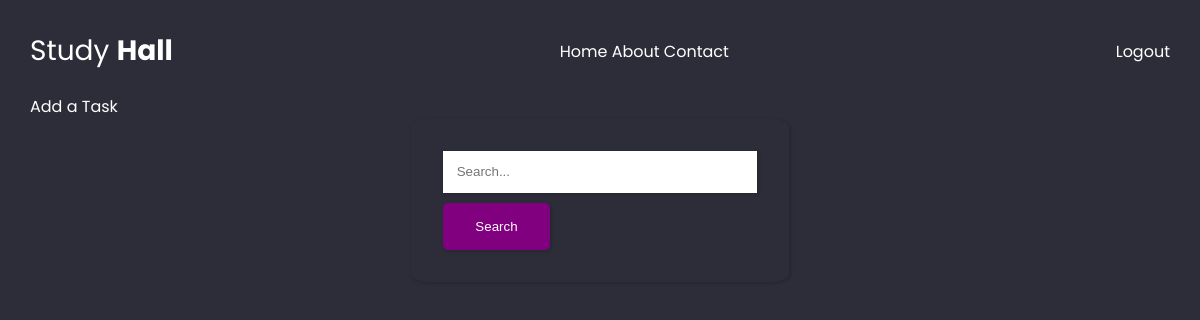
/tasks/ (signed in), run on an earlier commit of the app's database.
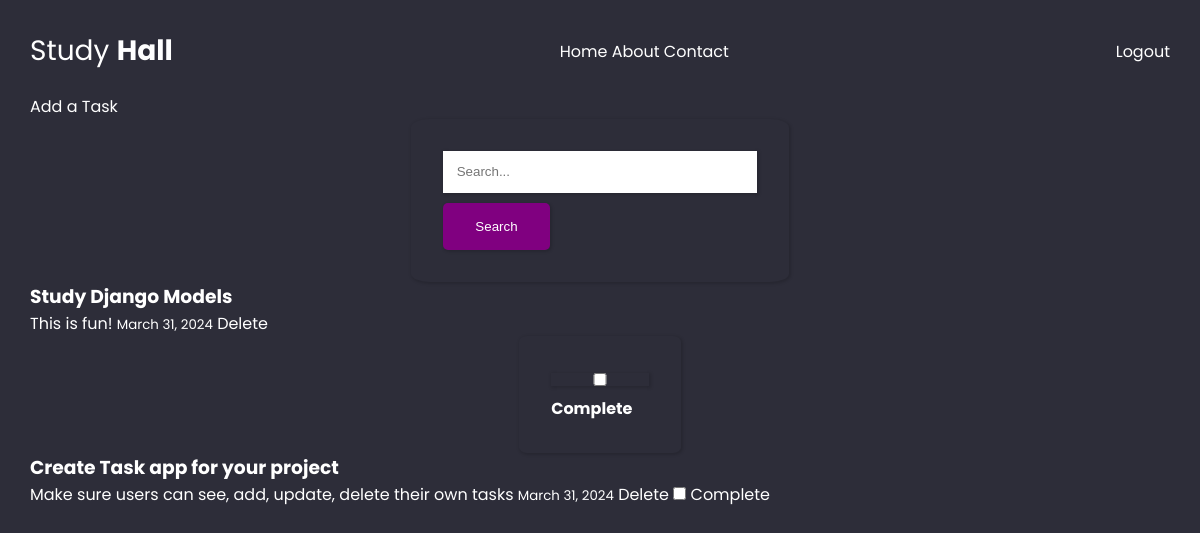
And on a later commit of the database.
### tasks/models.py (models this page shows, shortened)
class Tasks(models.Model):
    user = models.ForeignKey(User, on_delete=models.CASCADE)
    title = models.CharField(max_length=200)
    description = models.TextField(null=True, blank=True)
    due_date = models.DateField()
    created_on = models.DateTimeField(auto_now_add=True)
    complete = models.BooleanField(default=False)

### tasks/views.py (the view)
# urls.py: path('tasks/', TasksView.as_view(), name='tasks'),
class TasksView(LoginRequiredMixin, ListView):
    model = Tasks
    template_name = 'tasks/task-dashboard.html'
    login_url = reverse_lazy('login')
    def get_queryset(self):
        query = self.request.GET.get('q')
        if query:
            return Tasks.objects.filter(
                Q(title__icontains=query) |
                Q(description__icontains=query)
            )
        else:
            return Tasks.objects.all().order_by('-due_date')
    def get_context_data(self, **kwargs):
        context = super().get_context_data(**kwargs)
        tasks = context['object_list'].filter(user=self.request.user) # gets the tasks for specific logged in user
        context['tasks'] = tasks
        context['count'] = tasks.filter(complete=False).count() # Counts the number of incomplete tasks
        return context

### tasks/templates/tasks/task-dashboard.html (shortened to what this page needs)
{% extends 'StudyHall/index.html' %}
{% block content %}
<a href="{% url 'create-task' %}">Add a Task</a>
 <form class="search-bar method="GET" action="{% url 'tasks' %}">
    <input type="text" name="q" placeholder="Search...">
    <button type="submit">Search</button>
</form>
{% for task in tasks %}
    <div>
        <h3> <a href="{% url 'update-task'  task.id %}">{{task.title}}</a></h3>
        {{task.description}}
        <small>{{task.due_date}}</small>
        <a href="{% url 'delete-task' task.id %}">Delete</a>
        <form method="post" action="">
            <input type="checkbox" name="complete" {% if task.complete %}checked{% endif %}>
            <label for="complete">Complete</label>
    </div>
{% endfor %}
{% endblock %}

### StudyHall/templates/StudyHall/index.html (shortened to what this page needs)
{% load static %}
<!DOCTYPE html>
<html lang="en">
<head>
    <link rel="stylesheet" href="{% static '/styles/main.css' %}">
    <link rel="stylesheet" href="https://cdnjs.cloudflare.com/ajax/libs/font-awesome/4.7.0/css/font-awesome.min.css">
</head>
<body>
    <section class="nav-container">
        <nav class="nav-bar">
            <div class="logo"><a href="{% url 'home' %}">Study <span><strong>Hall</strong> </span> </a></div>
            <ul class="home-links">
                <a href="#">Home</a>
                <a href="#">About</a>
                <a href="#">Contact</a>
            </ul>
            <div class="user-auth">
                {% if request.user.is_authenticated %}
                    <a href="{% url 'logout' %}">
                        <p>Logout</p>
                    </a>
                    {% else %}
                    <a href="{% url 'login' %}">Login</a>
                 {% endif %}
            </div>
        </nav>
    </section>
    {% block content %}
    {% endblock %}
</body>
</html>

### StudyHall/static/styles/main.css (style rules this page uses)
* { margin: 0; padding: 0; box-sizing: border-box; }
html { font-family: "Poppins", sans-serif; }
body { color: white; margin: 10px; padding: 20px; background-color: #2d2d39; min-height: 100vh; }
a { cursor: pointer; text-decoration: none; color: white; }
button { background-color: purple; color: white; cursor: pointer; border: none; display: inline-flex; align-items: center; gap: 1rem; cursor: pointer; transition: all ease-in-out 0.3s; padding: 1rem 2rem; border-radius: 5px; box-shadow: 1px 1px 3px 1px rgba(0, 0, 0, 0.15); font-weight: 500; }
form { border-radius: 5%; padding: 2rem; margin: 0 auto; max-width: fit-content; font-weight: 700; box-shadow: 1px 1px 3px 1px rgba(0, 0, 0, 0.15); }
form input, form select, form textarea { width: 100%; padding: 10px; margin-bottom: 10px; padding: 1em; box-sizing: border-box; border: none; box-shadow: 1px 1px 3px 1px rgba(0, 0, 0, 0.15); }
nav { color: white; }
.nav-container { min-height: 8vh; }
.nav-bar { display: flex; justify-content: space-between; align-items: center; color: white; }
nav .logo { font-size: 28px; }
.user-auth { display: flex; flex-direction: column; justify-content: space-between; }

What changed in the data, as far as the page shows it:
added Tasks: title "Study Django Models", description "This is fun!", due_date "March 31, 2024"
added Tasks: title "Create Task app for your project", description "Make sure users can see, add, update, delete their own tasks", due_date "March 31, 2024"
